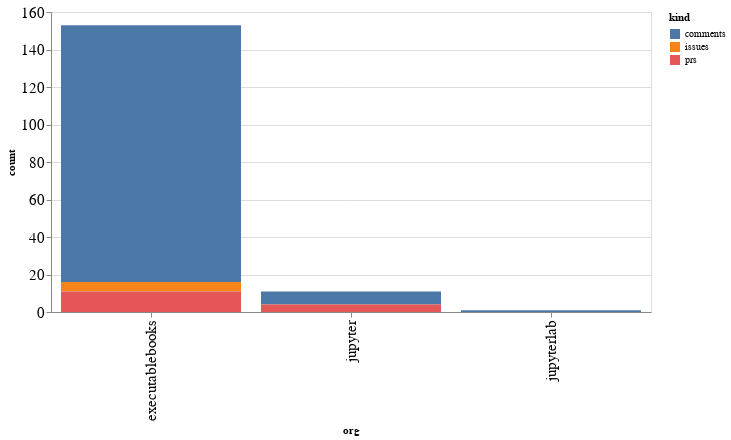

The code cell stored with this chart in its notebook:
### Code cell
alt.Chart(org_summaries, width=600).mark_bar().encode(
    x='org',
    y='count',
    color='kind',
    tooltip="org"
)

### Figure 1 — Vega-Lite specification as saved in the notebook (floating-point values rounded to 4 significant figures)
{"config": {"axisLeft": {"labelFontSize": 15}, "axisBottom": {"labelFontSize": 15}}, "data": {"name": "data-6d2f25177469beab7a1c65b07cee6a97"}, "mark": "bar", "encoding": {"color": {"type": "nominal", "field": "kind"}, "tooltip": {"type": "nominal", "field": "org"}, "x": {"type": "nominal", "field": "org"}, "y": {"type": "quantitative", "field": "count"}}, "width": 600, "$schema": "https://vega.github.io/schema/vega-lite/v4.8.1.json", "datasets": {"data-6d2f25177469beab7a1c65b07cee6a97": [{"org": "executablebooks", "kind": "comments", "count": 137}, {"org": "executablebooks", "kind": "issues", "count": 5}, {"org": "executablebooks", "kind": "prs", "count": 11}, {"org": "jupyter", "kind": "comments", "count": 7}, {"org": "jupyter", "kind": "prs", "count": 4}, {"org": "jupyterlab", "kind": "comments", "count": 1}]}}
